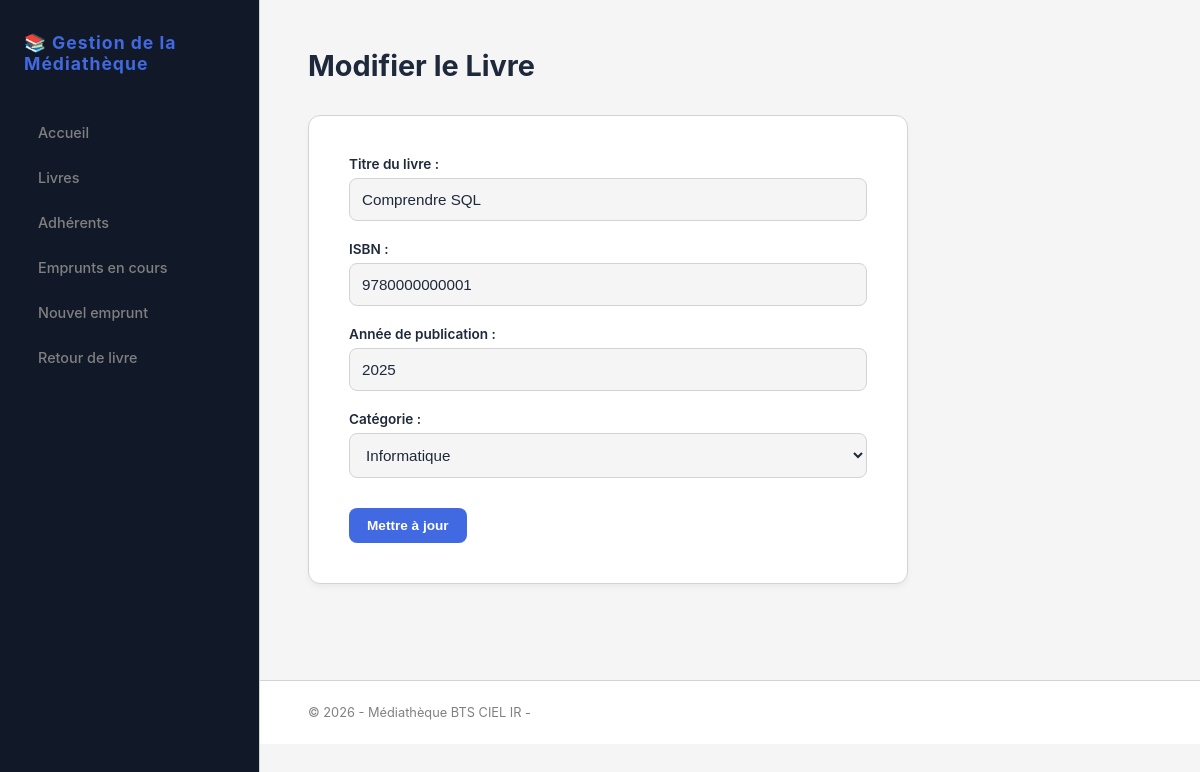
The page /gerer_livre.php?id=1 on the database its author committed.
### tables this page shows
CREATE TABLE `livre` (
  `id_livre` int(11) NOT NULL,
  `titre` varchar(200) NOT NULL,
  `isbn` varchar(20) NOT NULL,
  `annee_publication` int(11) DEFAULT NULL,
  `disponible` tinyint(1) NOT NULL DEFAULT 1,
  `id_categorie` int(11) NOT NULL
);

CREATE TABLE `categorie` (
  `id_categorie` int(11) NOT NULL,
  `libelle` varchar(80) NOT NULL
);

### gerer_livre.php (the view, shortened to what this page needs)
<?php
require_once 'config/db.php';
include 'includes/header.php';
$id_livre = $_GET['id'] ?? null;
$titre = '';
$isbn = '';
$annee_publication = '';
$id_categorie = '';
try {
    $categories = $pdo->query("SELECT * FROM CATEGORIE")->fetchAll(PDO::FETCH_ASSOC);
} catch (Exception $e) {
    $categories = [];
}
if ($id_livre) {
    $stmt = $pdo->prepare("SELECT * FROM LIVRE WHERE id_livre = ?");
    $stmt->execute([$id_livre]);
    $livre = $stmt->fetch();
    if ($livre) {
        $titre = $livre['titre'] ?? '';
        $isbn = $livre['isbn'] ?? '';
        $annee_publication = $livre['annee_publication'] ?? '';
        $id_categorie = $livre['id_categorie'] ?? '';
    }
}
?>
<h2><?= $id_livre ? 'Modifier le Livre' : 'Ajouter un Livre'; ?></h2>
<form method="POST">
    <label for="titre">Titre du livre :</label>
    <input type="text" name="titre" id="titre" value="<?= htmlspecialchars($titre); ?>" required>
    <label for="isbn">ISBN :</label>
    <input type="text" name="isbn" id="isbn" value="<?= htmlspecialchars($isbn); ?>" placeholder="Ex: 978-2070401574">
    <label for="annee_publication">Année de publication :</label>
    <input type="text" name="annee_publication" id="annee_publication" value="<?= htmlspecialchars($annee_publication); ?>" placeholder="Ex: 2024">
    <?php if (count($categories) > 0): ?>
        <label for="id_categorie">Catégorie :</label>
        <select name="id_categorie" id="id_categorie">
            <?php foreach ($categories as $cat): ?>
                <option value="<?= $cat['id_categorie']; ?>" <?= ($id_categorie == $cat['id_categorie']) ? 'selected' : ''; ?>>
                    <?= htmlspecialchars($cat['libelle'] ?? $cat['nom'] ?? 'Catégorie ' . $cat['id_categorie']); ?>
                </option>
            <?php endforeach; ?>
        </select>
    <?php endif; ?>
    <button type="submit" class="btn btn-primary" style="margin-top: 10px;">
        <?= $id_livre ? 'Mettre à jour' : 'Enregistrer le livre'; ?>
    </button>
</form>
<?php include 'includes/footer.php'; ?>

### style.css (style rules this page uses)
:root { --bg-app: whitesmoke; --card-bg: white; --sidebar-bg: #111827; --sidebar-hover: #1f2937; --text-main: #1e293b; --text-muted: gray; --text-sidebar: white; --accent: royalblue; --accent-glow: rgba(65, 105, 225, 0.15); --border: lightgray; --danger: crimson; --warning: darkorange; --success: seagreen; }
* { box-sizing: border-box; margin: 0; padding: 0; }
body { font-family: 'Inter', system-ui, sans-serif; background-color: var(--bg-app); color: var(--text-main); display: block; min-height: 100vh; position: relative; }
h2 { color: var(--text-main); margin-bottom: 2rem; font-size: 1.8rem; font-weight: 700; }
form { background: var(--card-bg); padding: 2.5rem; border-radius: 12px; border: 1px solid var(--border); max-width: 600px; box-shadow: 0 4px 6px -1px rgba(0, 0, 0, 0.05); }
form label { display: block; font-weight: 600; font-size: 0.85rem; margin-bottom: 6px; color: var(--text-main); }
input[type="text"], select { width: 100%; padding: 12px; background-color: var(--bg-app); border: 1px solid var(--border); border-radius: 8px; color: var(--text-main); font-size: 0.95rem; outline: none; margin-bottom: 20px; }
.btn { display: inline-block; padding: 10px 18px; border: none; border-radius: 8px; cursor: pointer; font-weight: 600; text-decoration: none; font-size: 0.85rem; transition: opacity 0.2s; }
.btn-primary { background-color: var(--accent); color: white; }

### rows shown on the page
livre: titre "Comprendre SQL", isbn "9780000000001", annee_publication "2025", id_categorie "Informatique"
